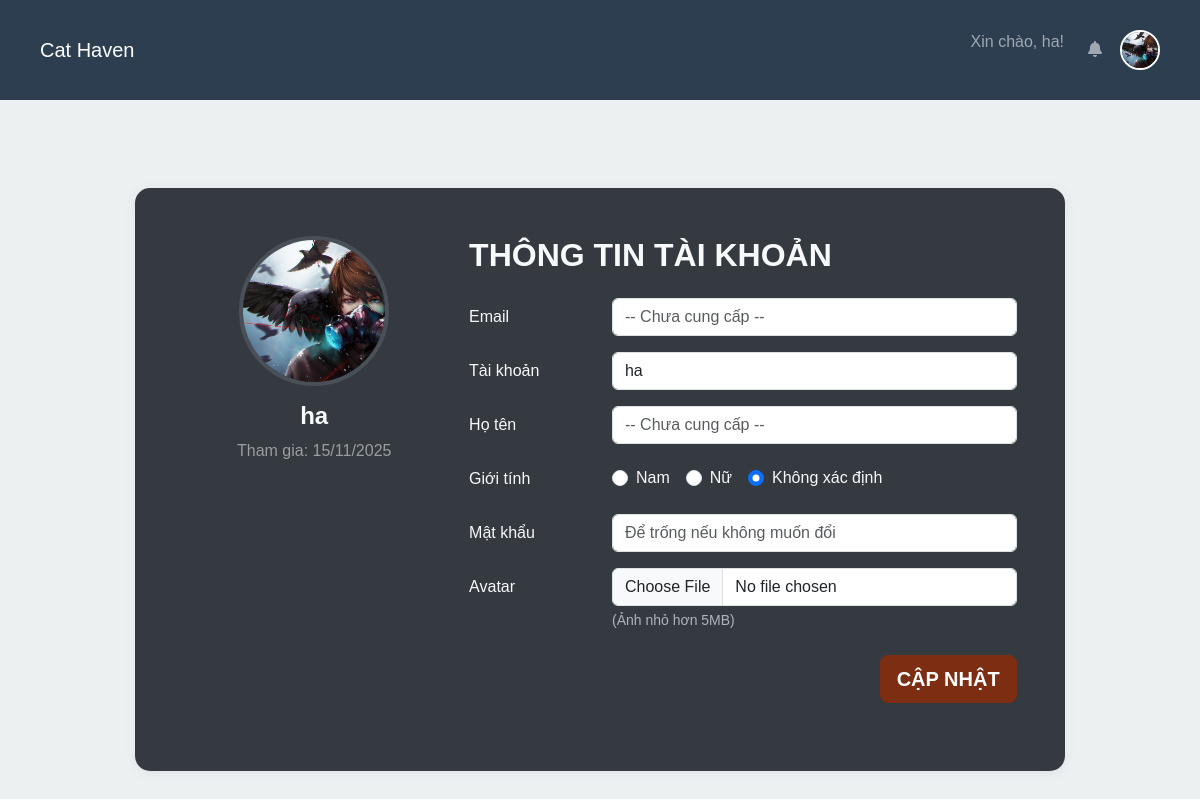
/user/profile (signed in), run on the app's committed database.
### app/models.py (models this page shows)
class User(db.Model):
    id = db.Column(db.Integer, primary_key=True)
    username = db.Column(db.String(80), unique=True, nullable=False)
    password = db.Column(db.String(256), nullable=False)
    role = db.Column(db.String(20), default='employee')
    email = db.Column(db.String(120), unique=True, nullable=True)
    full_name = db.Column(db.String(100), nullable=True)
    gender = db.Column(db.String(20), nullable=True)
    avatar_image = db.Column(db.String(200), nullable=False, default='default-avatar.png')
    created_at = db.Column(db.DateTime, default=datetime.utcnow)
    fcm_token = db.Column(db.String(200))
    contracts = db.relationship('Contract', backref='user', lazy=True, cascade="all, delete-orphan")
    attendances = db.relationship('Attendance', backref='user', lazy=True, cascade="all, delete-orphan")
    payrolls = db.relationship('Payroll', backref='user', lazy=True, cascade="all, delete-orphan")
    bonuses = db.relationship('Bonus', backref='user', lazy=True, cascade="all, delete-orphan")
    deductions = db.relationship('Deduction', backref='user', lazy=True, cascade="all, delete-orphan")
    notifications = db.relationship('Notification', backref='user', lazy=True, cascade="all, delete-orphan", order_by="Notification.timestamp.desc()")
    leave_requests = db.relationship('LeaveRequest', backref='user', lazy=True, cascade="all, delete-orphan")

### app/user/routes.py (the view, shortened to what this page needs)
@user_bp.route('/profile', methods=['GET', 'POST'])
@login_required
def profile():
    user = User.query.get_or_404(session['user_id'])
    return render_template('auth/profile.html', user=user)

### app/templates/auth/profile.html
{% extends "base.html" %}
{% block content %}
<div class="container my-5">
    <div class="row justify-content-center">
        <div class="col-lg-10">
            <div class="card data-bs-theme="dark" style="background-color: #343a40; color: #f8f9fa; border-radius: 15px;">
                <div class="card-body p-4 p-md-5">
                    <div class="row">
                        <div class="col-md-4 text-center d-flex flex-column align-items-center">
                            <img src="{{ url_for('static', filename='uploads/' + user.avatar_image) }}"
                                 alt="Avatar"
                                 class="img-fluid rounded-circle mb-3"
                                 style="width: 150px; height: 150px; object-fit: cover; border: 4px solid #495057;">
                            <h4 class="fw-bold">{{ user.full_name or user.username }}</h4>
                            <p class="text-white-50">
                                Tham gia: {{ user.created_at.strftime('%d/%m/%Y') }}
                            </p>
                        </div>
                        <div class="col-md-8">
                            <h2 class="fw-bold mb-4">THÔNG TIN TÀI KHOẢN</h2>
                            <form method="POST" action="{{ url_for('user.profile') }}" enctype="multipart/form-data">
                                <div class="row mb-3">
                                    <label for="email" class="col-sm-3 col-form-label">Email</label>
                                    <div class="col-sm-9">
                                        <input type="email" class="form-control" id="email" name="email"
                                               value="{{ user.email or '' }}"
                                               placeholder="-- Chưa cung cấp --">
                                    </div>
                                </div>
                                <div class="row mb-3">
                                    <label for="username" class="col-sm-3 col-form-label">Tài khoản</label>
                                    <div class="col-sm-9">
                                        <input type="text" class="form-control" id="username" name="username" value="{{ user.username or '' }}" required>
                                    </div>
                                </div>
                                <div class="row mb-3">
                                    <label for="full_name" class="col-sm-3 col-form-label">Họ tên</label>
                                    <div class="col-sm-9">
                                        <input type="text" class="form-control" id="full_name" name="full_name"
                                               value="{{ user.full_name or '' }}"
                                               placeholder="-- Chưa cung cấp --">
                                    </div>
                                </div>
                                <div class="row mb-3">
                                    <label class="col-sm-3 col-form-label">Giới tính</label>
                                    <div class="col-sm-9 d-flex align-items-center">
                                        <div class="form-check form-check-inline">
                                            <input class="form-check-input" type="radio" name="gender" id="gender_nam" value="Nam" {% if user.gender == 'Nam' %}checked{% endif %}>
                                            <label class="form-check-label" for="gender_nam">Nam</label>
                                        </div>
                                        <div class="form-check form-check-inline">
                                            <input class="form-check-input" type="radio" name="gender" id="gender_nu" value="Nữ" {% if user.gender == 'Nữ' %}checked{% endif %}>
                                            <label class="form-check-label" for="gender_nu">Nữ</label>
                                        </div>
                                        <div class="form-check form-check-inline">
                                            <input class="form-check-input" type="radio" name="gender" id="gender_khac" value="Không xác định" {% if user.gender == 'Không xác định' or not user.gender %}checked{% endif %}>
                                            <label class="form-check-label" for="gender_khac">Không xác định</label>
                                        </div>
                                    </div>
                                </div>
                                <div class="row mb-3">
                                    <label for="password" class="col-sm-3 col-form-label">Mật khẩu</label>
                                    <div class="col-sm-9">
                                        <input type="password" class="form-control" id="password" name="password" placeholder="Để trống nếu không muốn đổi">
                                    </div>
                                </div>
                                <div class="row mb-3">
                                    <label for="avatar" class="col-sm-3 col-form-label">Avatar</label>
                                    <div class="col-sm-9">
                                        <input class="form-control" type="file" id="avatar" name="avatar">
                                        <div class="form-text" style="color: #adb5bd;">(Ảnh nhỏ hơn 5MB)</div>
                                    </div>
                                </div>
                                <div class="text-end mt-4">
                                    <button type="submit" class="btn btn-warning btn-lg fw-bold">CẬP NHẬT</button>
                                </div>
                            </form>
                        </div>
                    </div>
                </div>
            </div>
        </div>
    </div>
</div>
{% endblock %}

### app/templates/base.html (shortened to what this page needs)
<!DOCTYPE html>
<html lang="vi">
<head>
    <link href="https://cdn.jsdelivr.net/npm/bootstrap@5.3.3/dist/css/bootstrap.min.css" rel="stylesheet">
    <link href="https://cdnjs.cloudflare.com/ajax/libs/font-awesome/6.4.0/css/all.min.css" rel="stylesheet">
    <link rel="stylesheet" href="{{ url_for('static', filename='css/style.css') }}">
</head>
<body>
    <nav class="navbar navbar-expand-lg navbar-dark">
        <div class="container">
            <a class="navbar-brand" href="{{ url_for('attendance.dashboard') }}"> Cat Haven </a>
            <div class="collapse navbar-collapse" id="navbarNav">
                <ul class="navbar-nav ms-auto">
                    {% if session.username %}
                    <li class="nav-item d-none d-lg-block me-3">
                        <span class="navbar-text">Xin chào, {{ session.username }}!</span>
                    </li>
                    <li class="nav-item">
                        <a href="{{ url_for('notification.list_notifications') }}" class="nav-link position-relative">
                            <i class="fas fa-bell"></i>
                        </a>
                    </li>
                    <li class="nav-item profile-dropdown">
                        <button class="avatar-button" id="avatarButton">
                            <img src="{{ url_for('static', filename='uploads/' + (session.avatar_image or 'default-avatar.png')) }}"
                                alt="Avatar"
                                style="width: 40px; height: 40px; object-fit: cover; border-radius: 50%;"> </button>
                    </li>
                    {% endif %}
                </ul>
            </div>
        </div>
    </nav>
    <div class="container">
        {% block content %}{% endblock %}
    </div>
    <div class="toast-container position-fixed top-0 start-0 p-3" style="z-index: 1060;">
    </div>
</body>
</html>

### app/static/css/style.css (style rules this page uses)
body { font-family: Arial, sans-serif; margin: 0; padding: 0; background-color: #ECF0F1; }
nav { background: #ffffff; padding: 10px; color: white; }
nav a { margin-right: 10px; text-decoration: none; color: white; transition: all 0.3s ease; }
form { margin: 20px 0; }
button { padding: 10px; background: #47ce86e1; color: white; border: none; cursor: pointer; border-radius: 5px; }
:root { --bg-color: #ECF0F1; --primary-dark: #2C3E50; --primary-accent: #3498DB; --secondary-accent: #1ABC9C; --info-color: #95A5A6; --danger-color: #E74C3C; --white-color: #FFFFFF; --text-color: #2C3E50; }
body { background-color: var(--bg-color); color: var(--text-color); }
.navbar { background-color: var(--primary-dark); }
.container { max-width: 1200px; margin: 0 auto; padding: 20px; }
.card { box-shadow: 0 2px 10px rgba(222, 225, 233, 0.848); border-radius: 10px; border: none; margin-bottom: 20px; }
.btn-warning { background: #7C2D12; color: #fefefe; border-color: #7C2D12; }
.toast-container { z-index: 1060 !important; }
.navbar { display: flex; justify-content: space-between; align-items: center; background-color: #2C3E50; padding: 10px 20px; color: white; }
.icon-button, .avatar-button { background: none; border: none; cursor: pointer; color: white; font-size: 20px; padding: 0; }
.avatar-button img { width: 40px; height: 40px; border-radius: 50%; border: 2px solid #fff; }
.profile-dropdown { position: relative; }

### data on the page
User: avatar_image (picture), full_name+username "ha", created_at "15/11/2025", username "ha", gender "☐ Nam", gender "☐ Nữ", gender "☑ Không xác định"

### other printed values
{{ session.username }} "ha"
